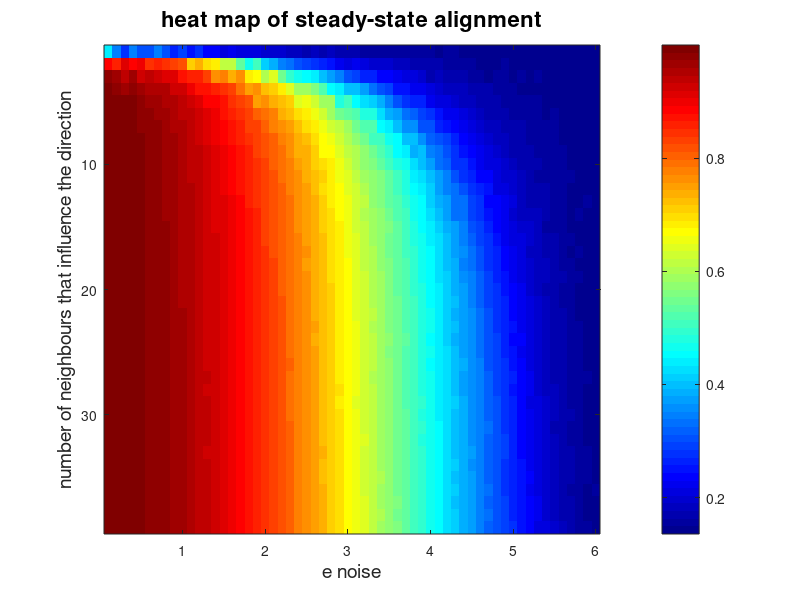

Write the MATLAB code that produced this figure.
load('ssatry1.mat')

figure2 = figure('position', [0, 0, 700, 500]);

imagesc(steady_a)
colormap jet
colorbar
xticks([10:10:60])
xticklabels({'1','2','3','4','5','6'})
xlabel('e noise','FontSize',14)
ylabel('number of neighbours that influence the direction','FontSize',14)
title('heat map of steady-state alignment', 'FontSize', 16)
%title(sprintf('population simulation phase transition numreps = %s for each b', string(reps)),'FontSize',16)


saveas(figure2,'heatmap.png');